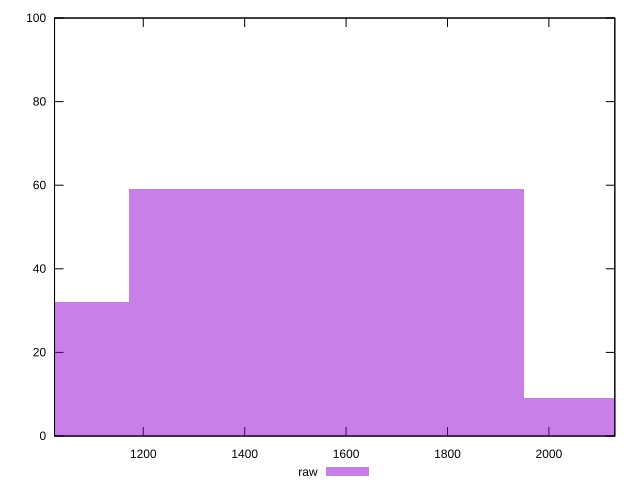

gnuplot code for this plot:
reset

$raw <<EOF
1561.4051803353616 59
2342.1077705030425 9
780.7025901676808 32
EOF

set key outside below
set boxwidth 780.7025901676808
set xrange [1025:2130]
set yrange [0:100]
set trange [0:100]
set style fill transparent solid 0.5 noborder
set terminal svg size 640, 490 enhanced background rgb 'white'
set output "report/report_00029_2021-02-24T13-36-40.390Z/uses-rel-preload/samples/music/raw/histogram.svg"

plot $raw title "raw" with boxes

reset
